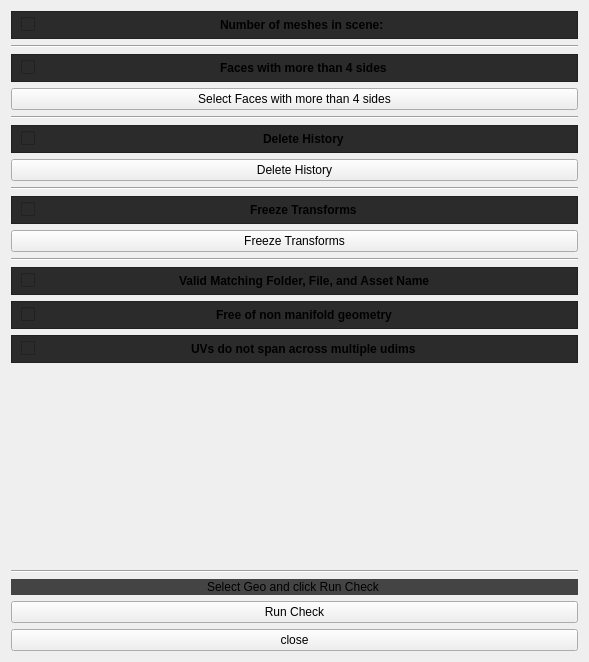
<?xml version="1.0" encoding="UTF-8"?>
<ui version="4.0">
 <class>Form</class>
 <widget class="QWidget" name="Form">
  <property name="geometry">
   <rect>
    <x>0</x>
    <y>0</y>
    <width>589</width>
    <height>662</height>
   </rect>
  </property>
  <property name="minimumSize">
   <size>
    <width>500</width>
    <height>50</height>
   </size>
  </property>
  <property name="windowTitle">
   <string>Form</string>
  </property>
  <property name="autoFillBackground">
   <bool>false</bool>
  </property>
  <layout class="QVBoxLayout" name="verticalLayout">
   <item>
    <widget class="QFrame" name="frame_mesh_number">
     <property name="enabled">
      <bool>true</bool>
     </property>
     <property name="font">
      <font>
       <weight>75</weight>
       <bold>true</bold>
      </font>
     </property>
     <property name="autoFillBackground">
      <bool>false</bool>
     </property>
     <property name="styleSheet">
      <string notr="true">
background-color: rgb(43, 43, 43);</string>
     </property>
     <property name="frameShape">
      <enum>QFrame::StyledPanel</enum>
     </property>
     <property name="frameShadow">
      <enum>QFrame::Raised</enum>
     </property>
     <layout class="QHBoxLayout" name="horizontalLayout">
      <property name="topMargin">
       <number>5</number>
      </property>
      <property name="bottomMargin">
       <number>5</number>
      </property>
      <item>
       <widget class="QCheckBox" name="checkbox_mesh_number">
        <property name="enabled">
         <bool>true</bool>
        </property>
        <property name="text">
         <string/>
        </property>
        <property name="checkable">
         <bool>true</bool>
        </property>
        <property name="checked">
         <bool>false</bool>
        </property>
       </widget>
      </item>
      <item>
       <widget class="QLineEdit" name="qline_mesh_number">
        <property name="font">
         <font>
          <weight>75</weight>
          <bold>true</bold>
         </font>
        </property>
        <property name="text">
         <string>Number of meshes in scene: </string>
        </property>
        <property name="frame">
         <bool>false</bool>
        </property>
        <property name="alignment">
         <set>Qt::AlignCenter</set>
        </property>
        <property name="dragEnabled">
         <bool>false</bool>
        </property>
        <property name="readOnly">
         <bool>true</bool>
        </property>
       </widget>
      </item>
     </layout>
    </widget>
   </item>
   <item>
    <widget class="Line" name="line_4">
     <property name="orientation">
      <enum>Qt::Horizontal</enum>
     </property>
    </widget>
   </item>
   <item>
    <widget class="QFrame" name="frame_faces_4sides">
     <property name="font">
      <font>
       <weight>75</weight>
       <bold>true</bold>
      </font>
     </property>
     <property name="autoFillBackground">
      <bool>false</bool>
     </property>
     <property name="styleSheet">
      <string notr="true">
background-color: rgb(43, 43, 43);</string>
     </property>
     <property name="frameShape">
      <enum>QFrame::StyledPanel</enum>
     </property>
     <property name="frameShadow">
      <enum>QFrame::Raised</enum>
     </property>
     <layout class="QHBoxLayout" name="horizontalLayout_2">
      <property name="topMargin">
       <number>5</number>
      </property>
      <property name="bottomMargin">
       <number>5</number>
      </property>
      <item>
       <widget class="QCheckBox" name="checkbox_faces_4sides">
        <property name="enabled">
         <bool>true</bool>
        </property>
        <property name="text">
         <string/>
        </property>
        <property name="checkable">
         <bool>true</bool>
        </property>
        <property name="checked">
         <bool>false</bool>
        </property>
       </widget>
      </item>
      <item>
       <widget class="QLineEdit" name="qline_faces_4sides">
        <property name="font">
         <font>
          <weight>75</weight>
          <bold>true</bold>
         </font>
        </property>
        <property name="text">
         <string>Faces with more than 4 sides</string>
        </property>
        <property name="frame">
         <bool>false</bool>
        </property>
        <property name="alignment">
         <set>Qt::AlignCenter</set>
        </property>
        <property name="readOnly">
         <bool>true</bool>
        </property>
       </widget>
      </item>
     </layout>
    </widget>
   </item>
   <item>
    <widget class="QPushButton" name="btn_select_ngons">
     <property name="layoutDirection">
      <enum>Qt::LeftToRight</enum>
     </property>
     <property name="text">
      <string>Select Faces with more than 4 sides</string>
     </property>
    </widget>
   </item>
   <item>
    <widget class="Line" name="line_5">
     <property name="orientation">
      <enum>Qt::Horizontal</enum>
     </property>
    </widget>
   </item>
   <item>
    <widget class="QFrame" name="frame_del_history">
     <property name="font">
      <font>
       <weight>75</weight>
       <bold>true</bold>
      </font>
     </property>
     <property name="autoFillBackground">
      <bool>false</bool>
     </property>
     <property name="styleSheet">
      <string notr="true">
background-color: rgb(43, 43, 43);</string>
     </property>
     <property name="frameShape">
      <enum>QFrame::StyledPanel</enum>
     </property>
     <property name="frameShadow">
      <enum>QFrame::Raised</enum>
     </property>
     <layout class="QHBoxLayout" name="horizontalLayout_4">
      <property name="topMargin">
       <number>5</number>
      </property>
      <property name="bottomMargin">
       <number>5</number>
      </property>
      <item>
       <widget class="QCheckBox" name="checkbox_del_history">
        <property name="enabled">
         <bool>true</bool>
        </property>
        <property name="text">
         <string/>
        </property>
        <property name="checkable">
         <bool>true</bool>
        </property>
       </widget>
      </item>
      <item>
       <widget class="QLineEdit" name="line_del_history">
        <property name="font">
         <font>
          <weight>75</weight>
          <bold>true</bold>
         </font>
        </property>
        <property name="text">
         <string>Delete History</string>
        </property>
        <property name="frame">
         <bool>false</bool>
        </property>
        <property name="alignment">
         <set>Qt::AlignCenter</set>
        </property>
        <property name="readOnly">
         <bool>true</bool>
        </property>
       </widget>
      </item>
     </layout>
    </widget>
   </item>
   <item>
    <widget class="QPushButton" name="btn_del_history">
     <property name="text">
      <string>Delete History</string>
     </property>
    </widget>
   </item>
   <item>
    <widget class="Line" name="line_3">
     <property name="orientation">
      <enum>Qt::Horizontal</enum>
     </property>
    </widget>
   </item>
   <item>
    <widget class="QFrame" name="frame_frez_transforms">
     <property name="font">
      <font>
       <weight>75</weight>
       <bold>true</bold>
      </font>
     </property>
     <property name="autoFillBackground">
      <bool>false</bool>
     </property>
     <property name="styleSheet">
      <string notr="true">
background-color: rgb(43, 43, 43);</string>
     </property>
     <property name="frameShape">
      <enum>QFrame::StyledPanel</enum>
     </property>
     <property name="frameShadow">
      <enum>QFrame::Raised</enum>
     </property>
     <layout class="QHBoxLayout" name="horizontalLayout_5">
      <property name="topMargin">
       <number>5</number>
      </property>
      <property name="bottomMargin">
       <number>5</number>
      </property>
      <item>
       <widget class="QCheckBox" name="checkbox_frez_transforms">
        <property name="enabled">
         <bool>true</bool>
        </property>
        <property name="text">
         <string/>
        </property>
        <property name="checkable">
         <bool>true</bool>
        </property>
       </widget>
      </item>
      <item>
       <widget class="QLineEdit" name="line_frez_transforms">
        <property name="font">
         <font>
          <weight>75</weight>
          <bold>true</bold>
         </font>
        </property>
        <property name="text">
         <string>Freeze Transforms</string>
        </property>
        <property name="frame">
         <bool>false</bool>
        </property>
        <property name="alignment">
         <set>Qt::AlignCenter</set>
        </property>
        <property name="readOnly">
         <bool>true</bool>
        </property>
       </widget>
      </item>
     </layout>
    </widget>
   </item>
   <item>
    <widget class="QPushButton" name="btn_frez_transforms">
     <property name="text">
      <string>Freeze Transforms</string>
     </property>
    </widget>
   </item>
   <item>
    <widget class="Line" name="line_2">
     <property name="orientation">
      <enum>Qt::Horizontal</enum>
     </property>
    </widget>
   </item>
   <item>
    <widget class="QFrame" name="frame_valid">
     <property name="font">
      <font>
       <weight>75</weight>
       <bold>true</bold>
      </font>
     </property>
     <property name="autoFillBackground">
      <bool>false</bool>
     </property>
     <property name="styleSheet">
      <string notr="true">
background-color: rgb(43, 43, 43);</string>
     </property>
     <property name="frameShape">
      <enum>QFrame::StyledPanel</enum>
     </property>
     <property name="frameShadow">
      <enum>QFrame::Raised</enum>
     </property>
     <layout class="QHBoxLayout" name="horizontalLayout_6">
      <property name="topMargin">
       <number>5</number>
      </property>
      <property name="bottomMargin">
       <number>5</number>
      </property>
      <item>
       <widget class="QCheckBox" name="checkbox_valid">
        <property name="enabled">
         <bool>true</bool>
        </property>
        <property name="text">
         <string/>
        </property>
        <property name="checkable">
         <bool>true</bool>
        </property>
       </widget>
      </item>
      <item>
       <widget class="QLineEdit" name="line_valid">
        <property name="font">
         <font>
          <weight>75</weight>
          <bold>true</bold>
         </font>
        </property>
        <property name="text">
         <string>Valid Matching Folder, File, and Asset Name</string>
        </property>
        <property name="frame">
         <bool>false</bool>
        </property>
        <property name="alignment">
         <set>Qt::AlignCenter</set>
        </property>
        <property name="readOnly">
         <bool>true</bool>
        </property>
       </widget>
      </item>
     </layout>
    </widget>
   </item>
   <item>
    <widget class="QFrame" name="frame_non_manifold">
     <property name="font">
      <font>
       <weight>75</weight>
       <bold>true</bold>
      </font>
     </property>
     <property name="autoFillBackground">
      <bool>false</bool>
     </property>
     <property name="styleSheet">
      <string notr="true">
background-color: rgb(43, 43, 43);</string>
     </property>
     <property name="frameShape">
      <enum>QFrame::StyledPanel</enum>
     </property>
     <property name="frameShadow">
      <enum>QFrame::Raised</enum>
     </property>
     <layout class="QHBoxLayout" name="horizontalLayout_7">
      <property name="topMargin">
       <number>5</number>
      </property>
      <property name="bottomMargin">
       <number>5</number>
      </property>
      <item>
       <widget class="QCheckBox" name="checkbox_non_manifold">
        <property name="enabled">
         <bool>true</bool>
        </property>
        <property name="text">
         <string/>
        </property>
        <property name="checkable">
         <bool>true</bool>
        </property>
       </widget>
      </item>
      <item>
       <widget class="QLineEdit" name="line_non_manifold">
        <property name="font">
         <font>
          <weight>75</weight>
          <bold>true</bold>
         </font>
        </property>
        <property name="text">
         <string>Free of non manifold geometry</string>
        </property>
        <property name="frame">
         <bool>false</bool>
        </property>
        <property name="alignment">
         <set>Qt::AlignCenter</set>
        </property>
        <property name="readOnly">
         <bool>true</bool>
        </property>
       </widget>
      </item>
     </layout>
    </widget>
   </item>
   <item>
    <widget class="QFrame" name="frame_uv_across">
     <property name="font">
      <font>
       <weight>75</weight>
       <bold>true</bold>
      </font>
     </property>
     <property name="autoFillBackground">
      <bool>false</bool>
     </property>
     <property name="styleSheet">
      <string notr="true">
background-color: rgb(43, 43, 43);</string>
     </property>
     <property name="frameShape">
      <enum>QFrame::StyledPanel</enum>
     </property>
     <property name="frameShadow">
      <enum>QFrame::Raised</enum>
     </property>
     <layout class="QHBoxLayout" name="horizontalLayout_8">
      <property name="topMargin">
       <number>5</number>
      </property>
      <property name="bottomMargin">
       <number>5</number>
      </property>
      <item>
       <widget class="QCheckBox" name="checkbox_uv_across">
        <property name="enabled">
         <bool>true</bool>
        </property>
        <property name="text">
         <string/>
        </property>
        <property name="checkable">
         <bool>true</bool>
        </property>
       </widget>
      </item>
      <item>
       <widget class="QLineEdit" name="line_uv_across">
        <property name="font">
         <font>
          <weight>75</weight>
          <bold>true</bold>
         </font>
        </property>
        <property name="text">
         <string>UVs do not span across multiple udims</string>
        </property>
        <property name="frame">
         <bool>false</bool>
        </property>
        <property name="alignment">
         <set>Qt::AlignCenter</set>
        </property>
        <property name="readOnly">
         <bool>true</bool>
        </property>
       </widget>
      </item>
     </layout>
    </widget>
   </item>
   <item>
    <spacer name="verticalSpacer">
     <property name="orientation">
      <enum>Qt::Vertical</enum>
     </property>
     <property name="sizeHint" stdset="0">
      <size>
       <width>20</width>
       <height>40</height>
      </size>
     </property>
    </spacer>
   </item>
   <item>
    <widget class="Line" name="line">
     <property name="orientation">
      <enum>Qt::Horizontal</enum>
     </property>
    </widget>
   </item>
   <item>
    <widget class="QLineEdit" name="lineEdit">
     <property name="enabled">
      <bool>true</bool>
     </property>
     <property name="styleSheet">
      <string notr="true">background-color: rgb(68, 68, 68);</string>
     </property>
     <property name="text">
      <string>Select Geo and click Run Check</string>
     </property>
     <property name="frame">
      <bool>false</bool>
     </property>
     <property name="alignment">
      <set>Qt::AlignCenter</set>
     </property>
     <property name="readOnly">
      <bool>true</bool>
     </property>
    </widget>
   </item>
   <item>
    <widget class="QPushButton" name="run_check">
     <property name="autoFillBackground">
      <bool>false</bool>
     </property>
     <property name="text">
      <string>Run Check</string>
     </property>
    </widget>
   </item>
   <item>
    <widget class="QPushButton" name="btn_close">
     <property name="text">
      <string>close</string>
     </property>
    </widget>
   </item>
  </layout>
 </widget>
 <resources/>
 <connections/>
</ui>
